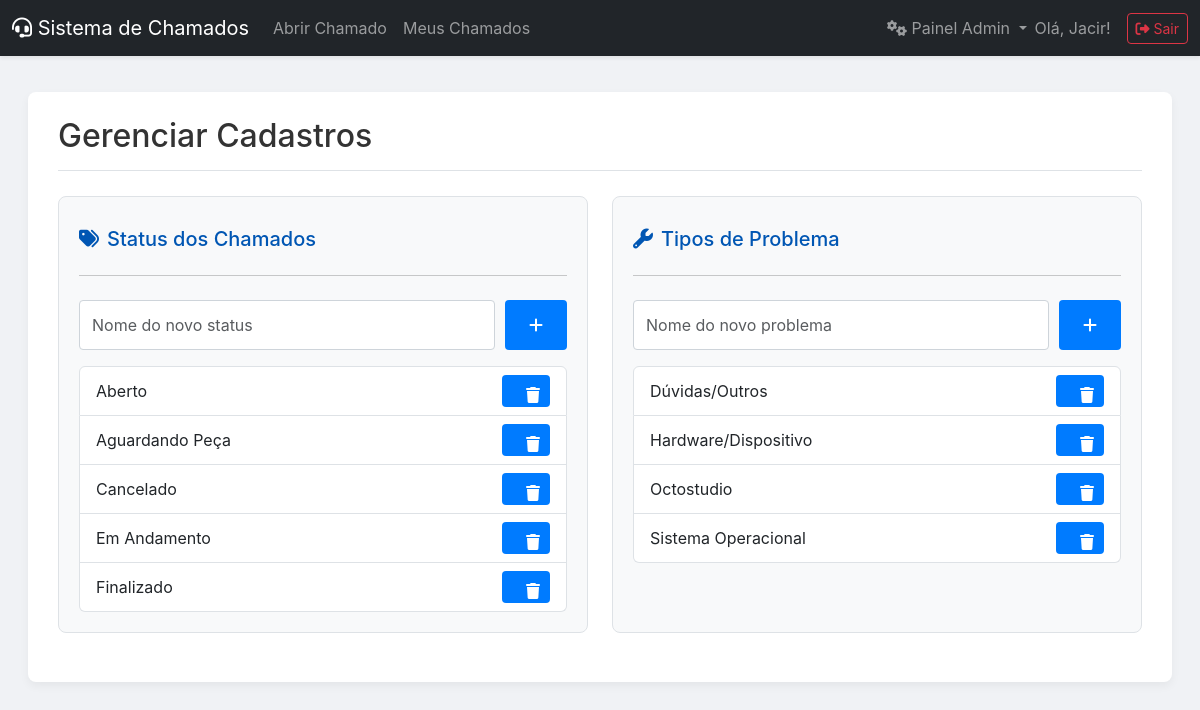
The page /admin/gerenciar (signed in) on the database as committed earlier.
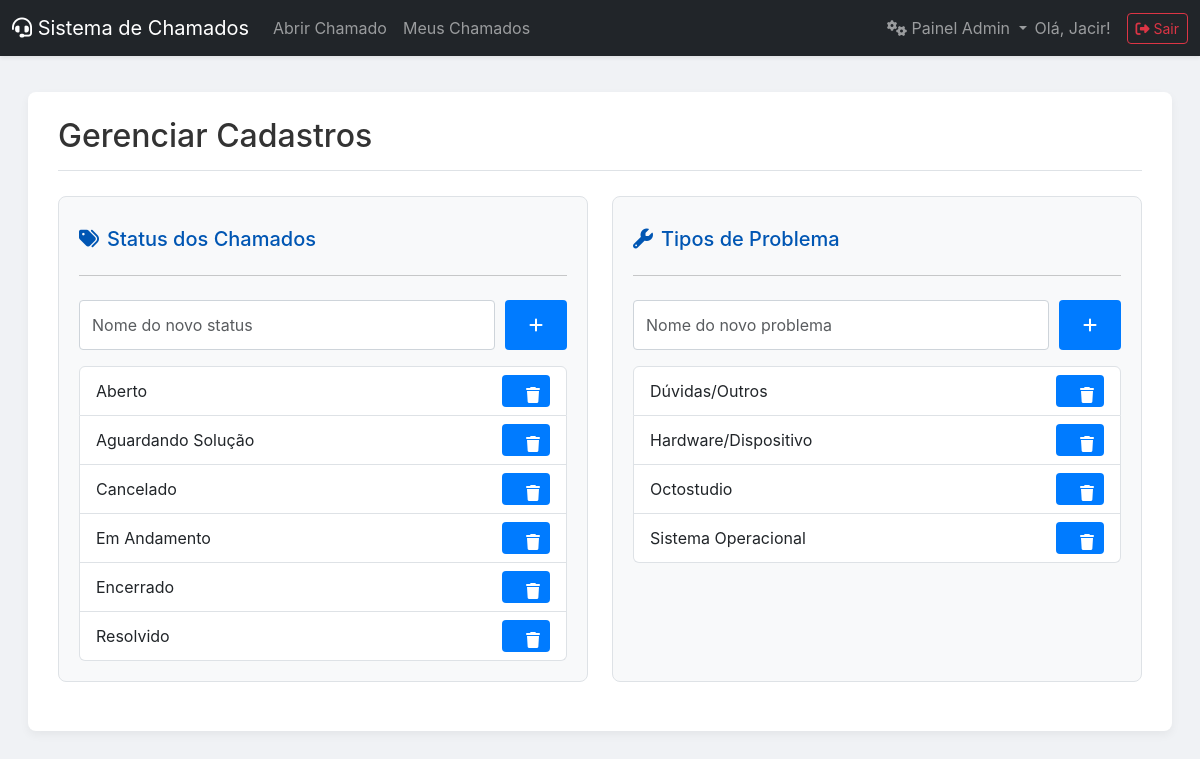
The same page on the database as committed later.
### tables this page shows
CREATE TABLE users (
        id INTEGER PRIMARY KEY AUTOINCREMENT, email TEXT UNIQUE NOT NULL, password TEXT NOT NULL,
        municipio TEXT NOT NULL, responsavel TEXT NOT NULL, telefone TEXT NOT NULL,
        must_reset_password BOOLEAN DEFAULT 1, is_admin BOOLEAN DEFAULT 0
    );

CREATE TABLE status (
        id INTEGER PRIMARY KEY AUTOINCREMENT,
        nome TEXT UNIQUE NOT NULL
    );

CREATE TABLE tipos_problema (
        id INTEGER PRIMARY KEY AUTOINCREMENT,
        nome TEXT UNIQUE NOT NULL
    );

### app.py (the view)
@app.route('/admin/gerenciar')
@login_required
@admin_required
def gerenciar_cadastros():
    db = get_db()
    status_list = db.execute('SELECT * FROM status ORDER BY nome').fetchall()
    tipos_problema_list = db.execute('SELECT * FROM tipos_problema ORDER BY nome').fetchall()
    db.close()
    return render_template('gerenciar_cadastros.html', status_list=status_list, tipos_problema_list=tipos_problema_list)

### app.py (called while the page is built)
def get_db():
    db = sqlite3.connect(DATABASE)
    db.row_factory = sqlite3.Row
    return db

def login_required(f):
    @wraps(f)
    def decorated_function(*args, **kwargs):
        if 'user_id' not in session:
            flash('Por favor, faça login para acessar esta página.', 'warning')
            return redirect(url_for('login'))
        return f(*args, **kwargs)
    return decorated_function

def admin_required(f):
    @wraps(f)
    def decorated_function(*args, **kwargs):
        if not g.user or not g.user['is_admin']:
            flash('Acesso negado. Esta área é restrita para administradores.', 'danger')
            return redirect(url_for('index'))
        return f(*args, **kwargs)
    return decorated_function

@app.before_request
def load_logged_in_user():
    user_id = session.get('user_id')
    if user_id is None:
        g.user = None
    else:
        db = get_db()
        g.user = db.execute('SELECT * FROM users WHERE id = ?', (user_id,)).fetchone()
        db.close()

@app.context_processor
def inject_user():
    return dict(user=g.user)

### templates/gerenciar_cadastros.html (shortened to what this page needs)
{% extends "layout.html" %}
{% block content %}
<div class="content-container">
    <div class="page-header">
        <h2 class="mb-0">Gerenciar Cadastros</h2>
    </div>
    <div class="row mt-4">
        <div class="col-md-6 mb-4">
            <div class="management-panel">
                <h3><i class="fas fa-tags me-2"></i>Status dos Chamados</h3>
                <hr>
                <form action="{{ url_for('add_status') }}" method="post" class="add-form">
                    <input type="text" name="nome" class="form-control" placeholder="Nome do novo status" required>
                    <button type="submit" class="btn btn-primary"><i class="fas fa-plus"></i></button>
                </form>
                <ul class="list-group mt-3">
                    {% for status in status_list %}
                    <li class="list-group-item d-flex justify-content-between align-items-center">
                        {{ status.nome }}
                        <form action="{{ url_for('delete_status', status_id=status.id) }}" method="post" class="d-inline">
                            <button type="submit" class="btn btn-sm btn-outline-danger btn-delete" title="Excluir" onclick="return confirm('Tem certeza que deseja excluir este status? A ação não pode ser desfeita.')">
                                <i class="fas fa-trash"></i>
                            </button>
                        </form>
                    </li>
                    {% else %}
                    <li class="list-group-item">Nenhum status cadastrado.</li>
                    {% endfor %}
                </ul>
            </div>
        </div>
        <div class="col-md-6 mb-4">
            <div class="management-panel">
                <h3><i class="fas fa-wrench me-2"></i>Tipos de Problema</h3>
                <hr>
                <form action="{{ url_for('add_tipo_problema') }}" method="post" class="add-form">
                    <input type="text" name="nome" class="form-control" placeholder="Nome do novo problema" required>
                    <button type="submit" class="btn btn-primary"><i class="fas fa-plus"></i></button>
                </form>
                <ul class="list-group mt-3">
                    {% for tipo in tipos_problema_list %}
                    <li class="list-group-item d-flex justify-content-between align-items-center">
                        {{ tipo.nome }}
                        <form action="{{ url_for('delete_tipo_problema', tipo_id=tipo.id) }}" method="post" class="d-inline">
                            <button type="submit" class="btn btn-sm btn-outline-danger btn-delete" title="Excluir" onclick="return confirm('Tem certeza que deseja excluir este tipo de problema? A ação não pode ser desfeita.')">
                                <i class="fas fa-trash"></i>
                            </button>
                        </form>
                    </li>
                    {% else %}
                    <li class="list-group-item">Nenhum tipo de problema cadastrado.</li>
                    {% endfor %}
                </ul>
            </div>
        </div>
    </div>
</div>
{% endblock %}

### templates/layout.html (shortened to what this page needs)
<!doctype html>
<html lang="pt-BR">
<head>
    <link href="https://cdn.jsdelivr.net/npm/bootstrap@5.3.0/dist/css/bootstrap.min.css" rel="stylesheet">
    <link rel="stylesheet" href="https://cdnjs.cloudflare.com/ajax/libs/font-awesome/6.4.0/css/all.min.css">
    <link rel="stylesheet" href="{{ url_for('static', filename='css/style.css') }}">
</head>
<body>
<nav class="navbar navbar-expand-lg navbar-dark bg-dark shadow-sm">
    <div class="container-fluid">
        <a class="navbar-brand" href="{{ url_for('index') }}">
            <i class="fas fa-headset"></i>
            Sistema de Chamados
        </a>
        <div class="collapse navbar-collapse" id="navbarNav">
            <ul class="navbar-nav me-auto">
                {% if user %}
                    {% if user.is_admin %}
                        <li class="nav-item">
                             <a class="nav-link" href="{{ url_for('abrir_chamado_admin') }}">Abrir Chamado</a>
                        </li>
                    {% else %}
                        <li class="nav-item">
                            <a class="nav-link" href="{{ url_for('index') }}">Abrir Chamado</a>
                        </li>
                    {% endif %}
                    <li class="nav-item">
                        <a class="nav-link" href="{{ url_for('meus_chamados') }}">Meus Chamados</a>
                    </li>
                {% endif %}
            </ul>
            <ul class="navbar-nav ms-auto align-items-center">
                {% if user and user.is_admin %}
                    <li class="nav-item dropdown">
                        <a class="nav-link dropdown-toggle" href="#" id="adminMenuDropdown" role="button" data-bs-toggle="dropdown" aria-expanded="false">
                            <i class="fas fa-cogs"></i> Painel Admin
                        </a>
                    </li>
                {% endif %}
                {% if user %}
                    <li class="nav-item">
                        <span class="navbar-text me-3">
                            Olá, {{ user.responsavel.split()[0] }}!
                        </span>
                    </li>
                    <li class="nav-item">
                        <a href="{{ url_for('logout') }}" class="btn btn-outline-danger btn-sm">
                            <i class="fas fa-sign-out-alt"></i> Sair
                        </a>
                    </li>
                {% else %}
                    <li class="nav-item">
                         <a href="{{ url_for('login') }}" class="btn btn-outline-success btn-sm">
                            <i class="fas fa-sign-in-alt"></i> Entrar
                        </a>
                    </li>
                {% endif %}
            </ul>
        </div>
    </div>
</nav>
<main class="container-fluid">
    <div class="main-content">
        {% block content %}{% endblock %}
    </div>
</main>
</body>
</html>

### static/css/style.css (style rules this page uses)
body { font-family: -apple-system, BlinkMacSystemFont, "Segoe UI", Roboto, "Helvetica Neue", Arial, sans-serif; margin: 0; background-color: #f8f9fa; color: #333; }
h1, h2, h3 { margin-top: 0.5em; margin-bottom: 0.75em; }
.main-content { flex-grow: 1; padding: 1em; overflow-x: auto; }
input[type="text"], input[type="email"], input[type="tel"], input[type="password"], select, textarea { width: 100%; padding: 0.75em; border: 1px solid #ced4da; border-radius: 4px; box-sizing: border-box; }
button[type="submit"] { background-color: #007bff; color: white; border: none; padding: 0.75em 1.5em; border-radius: 4px; cursor: pointer; font-size: 1em; transition: background-color 0.2s; }
hr { margin-top: 1.5em; margin-bottom: 1.5em; }
.add-form { display: flex; gap: 10px; margin-top: 1.5em; }
.add-form input { flex-grow: 1; }

### templates/layout.html (style rules this page uses)
body { background-color: #f0f2f5; }
.main-content { padding-top: 1rem; padding-bottom: 1rem; }

### templates/gerenciar_cadastros.html (style rules this page uses)
.content-container { max-width: 1200px; margin: 20px auto; padding: 25px 30px; background-color: #ffffff; border-radius: 8px; box-shadow: 0 4px 10px rgba(0,0,0,0.05); }
.page-header { border-bottom: 1px solid #dee2e6; padding-bottom: 15px; margin-bottom: 25px; }
.page-header h2 { margin: 0; color: #333; }
.management-panel { background-color: #f8f9fa; border: 1px solid #dee2e6; border-radius: 8px; padding: 20px; height: 100%; }
.management-panel h3 { font-size: 1.25rem; color: #0056b3; }
.add-form { display: flex; gap: 10px; }
.add-form .form-control { flex-grow: 1; }
.btn-delete { border-radius: 50%; width: 32px; height: 32px; padding: 0; line-height: 1; }

Rows that differ between the two databases and show on the page:
removed status: nome "Finalizado"
changed status: nome "Aguardando Peça" → "Aguardando Solução"
added status: nome "Encerrado"
added status: nome "Resolvido"
